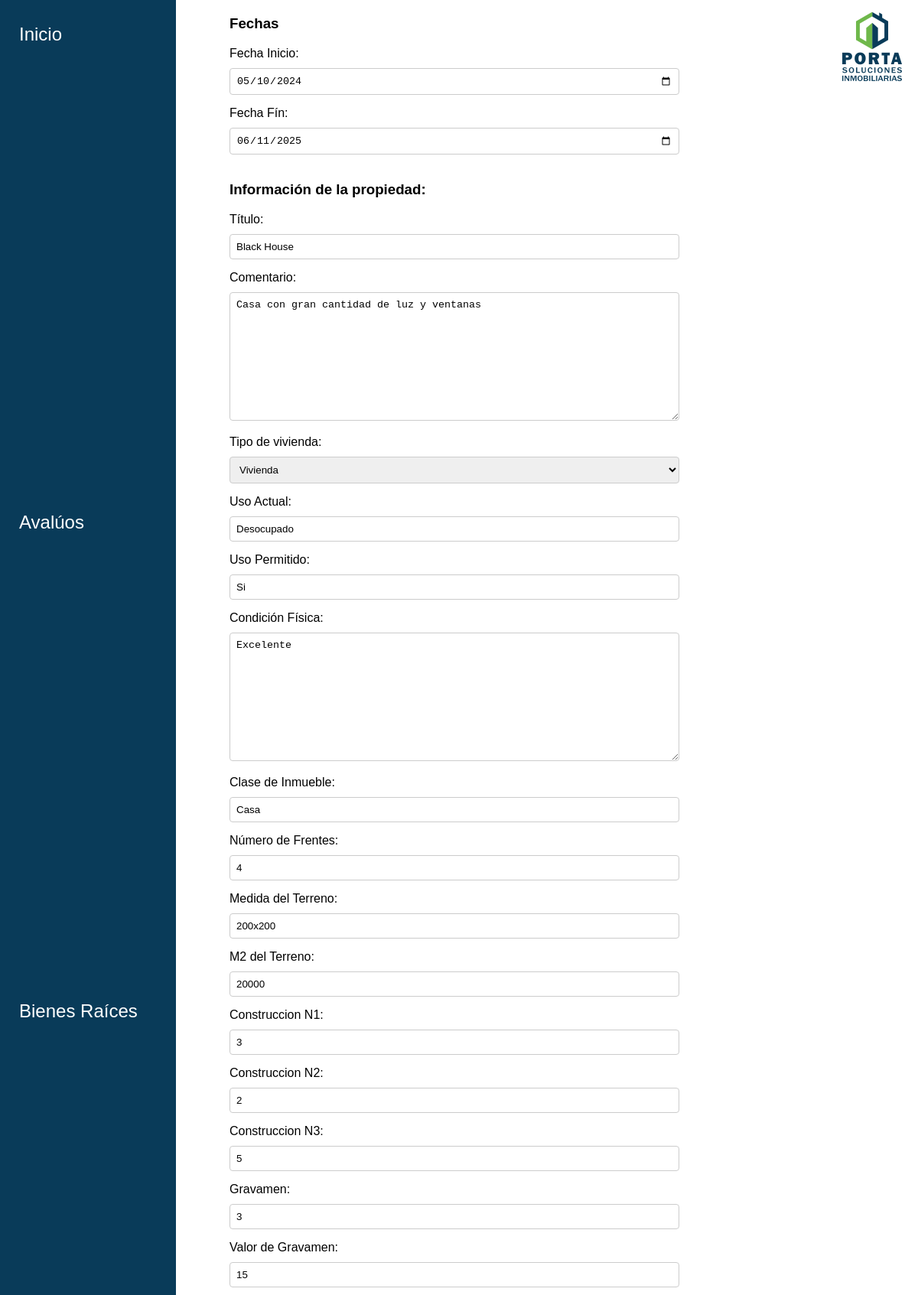
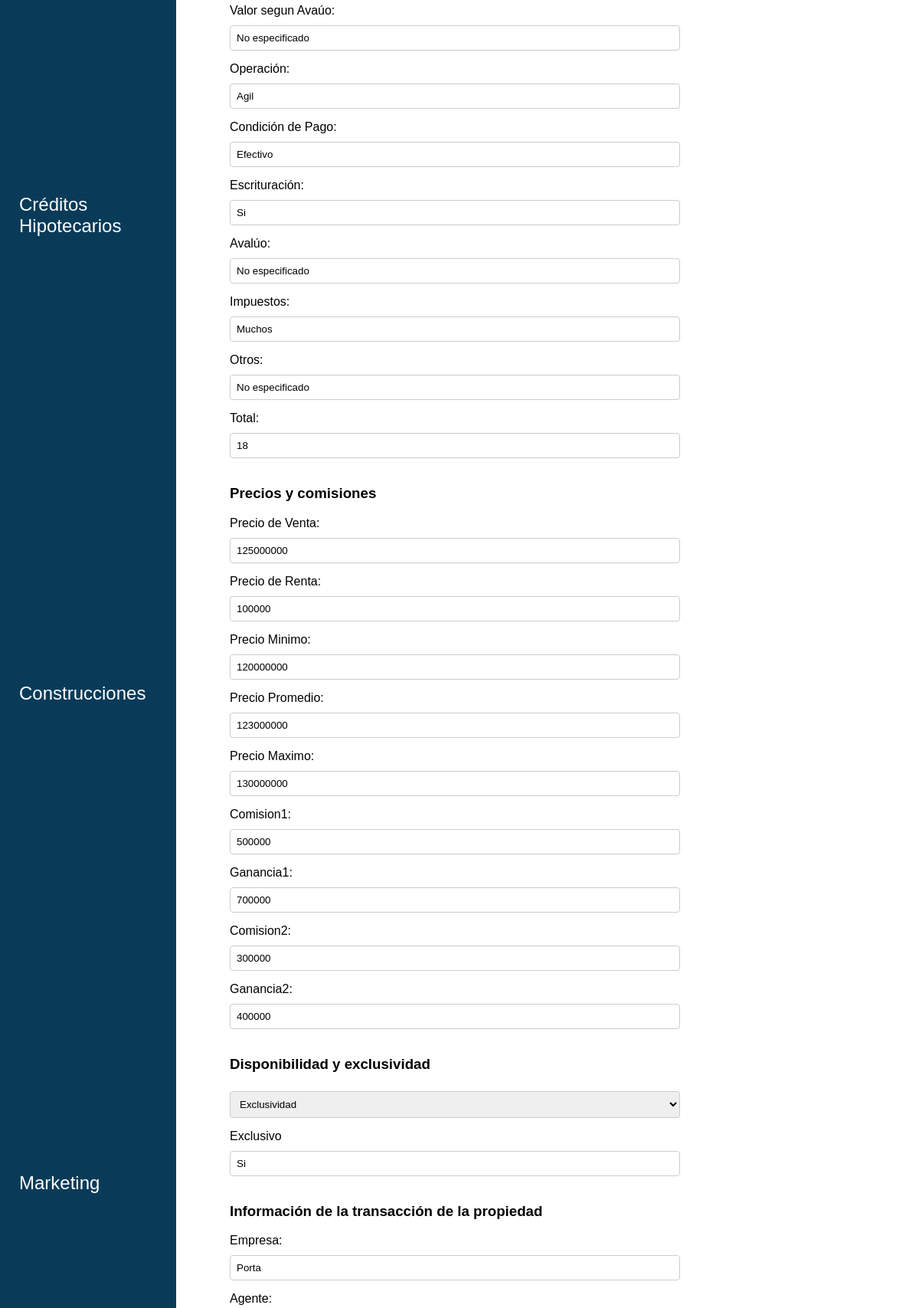
/editar/20 (upper part), run on the app's committed database (2 pictures, top to bottom).
### inmobiliaria_porta/models.py (models this page shows, shortened)
class vivienda(models.Model):
    id = models.AutoField(primary_key=True)
    fechaInicio = models.DateField()
    fechaTermino = models.DateField()
    empresa = models.CharField(max_length=100)
    agente = models.CharField(max_length=100)
    ocultarDir = models.BooleanField()
    exclusivo = models.CharField(max_length=100)
    titulo = models.CharField(max_length=100)
    cometario = models.CharField(max_length=100)
    tipoVivienda = models.CharField(max_length=100, default='Sin especificar')
    usoActual = models.CharField(max_length=100)
    usoPermitido = models.CharField(max_length=100)
    condicionFisica = models.CharField(max_length=100)
    precioVenta = models.CharField(max_length=100)
    precioRenta = models.CharField(max_length=100)
    precioMinimo = models.CharField(max_length=100)
    precioPromedio = models.CharField(max_length=100)
    precioMaximo = models.CharField(max_length=100)
    comision1 = models.CharField(max_length=100)
    ganancia1 = models.CharField(max_length=100)
    comision2 = models.CharField(max_length=100)
    ganancia2 = models.CharField(max_length=100)
    disponibilidad = models.CharField(max_length=100, default='Sin especificar')
    claseInmueble = models.CharField(max_length=100)
    numeroFrentes = models.IntegerField()
    medidaTerreno = models.CharField(max_length=100)
    m2Terreno = models.CharField(max_length=100)
    construccionN1 = models.CharField(max_length=100)
    construccionN2 = models.CharField(max_length=100)
    construccionN3 = models.CharField(max_length=100)
    gravamen = models.CharField(max_length=100)
    valorGravamen = models.CharField(max_length=100)
    valorSegunAvaluo = models.CharField(max_length=100)
    operacion = models.CharField(max_length=100)
    condicionPago = models.CharField(max_length=100)
    aceptaInfonavit = models.BooleanField()
    aceptaFovisste = models.BooleanField()
    propietario = models.CharField(max_length=100)
    claveCastratal = models.CharField(max_length=100)
    lote = models.CharField(max_length=100)
    manzana = models.CharField(max_length=100)
    cuentaAgua = models.BooleanField()
    autosEst = models.IntegerField()
    autosIndep = models.IntegerField()
    estacionamiento = models.CharField(max_length=100)
    cocheraElectrica = models.CharField(max_length=100)
    patio = models.CharField(max_length=100)
    asador = models.CharField(max_length=100)
    fuentes = models.CharField(max_length=100)
    jacuzzi = models.CharField(max_length=100)
    alberca = models.CharField(max_length=100)
    jardin = models.CharField(max_length=100)
    bodega = models.CharField(max_length=100)
    cisterna = models.CharField(max_length=100)
    tinaco = models.CharField(max_length=100)
    acCentral = models.BooleanField()
    proteccionVentana = models.BooleanField()
    persianaCortina = models.BooleanField()
    hidroneumatico = models.BooleanField()
    amueblado = models.BooleanField()
    piso1 = models.CharField(max_length=100)
    piso2 = models.CharField(max_length=100)
    piso3 = models.CharField(max_length=100)
    alarma = models.BooleanField()
    uriGoogleMaps = models.CharField(max_length=100)
    cocinaIntegral = models.CharField(max_length=100)
    vitropiso = models.CharField(max_length=100)
    closet = models.CharField(max_length=100)
    barda = models.CharField(max_length=100)
    patioEncementado = models.BooleanField()
    equipada = models.CharField(max_length=100)
    pais = models.CharField(max_length=100)
    estado = models.CharField(max_length=100)
    municipio = models.CharField(max_length=100)
    ciudad = models.CharField(max_length=100)
    colonia = models.CharField(max_length=100)
    codigoPostal = models.CharField(max_length=100)
    calle = models.CharField(max_length=100)
    numExterior = models.CharField(max_length=100)
    numInterior = models.CharField(max_length=100)
    entreCalle1 = models.CharField(max_length=100)
    entreCalle2 = models.CharField(max_length=100)
    nombreComplejo = models.CharField(max_length=100)
    escrituracion = models.CharField(max_length=100)
    avaluo = models.CharField(max_length=100)
    impuestos = models.CharField(max_length=100)
    otros = models.CharField(max_length=100)
    total = models.CharField(max_length=100)
    imagen = models.CharField(max_length=400)

### inmobiliaria_porta/views.py (the view)
# urls.py: path("editar/<int:id>", editar, name="edit"),
def editar(request, id):
    viviendas = vivienda.objects.get(pk=id)
    form = ViviendaForm(instance=viviendas)
    if request.method == 'POST':
        form = ViviendaForm(request.POST, instance=viviendas)
        if form.is_valid():
            form.save()
            return redirect('/propriety/')
    return render(request, 'proprietyCreate.html', {'form': form})

### templates/proprietyCreate.html (shortened to what this page needs)
{% extends 'baseDjango.html' %}
{% load static %}
{% block head %}
<link rel="stylesheet" type="text/css" href="{% static 'css/propriedades/proprietyCreate.css' %}">
{% endblock %}
{% block content %}
<div>
  <form method="post">
    <section>
      <h3>Fechas</h3>
      <label for='id_fechaInicio'>Fecha Inicio: </label>
      {{ form.fechaInicio }}
      <label for="fechaFin">Fecha Fín:</label>
      {{ form.fechaTermino}}
    </section>
    <section>
      <h3>Información de la propiedad:</h3>
      <label for="titulo">Título:</label>
      {{ form.titulo }}
      <label for="comentario">Comentario:</label>
      {{ form.cometario }}
      <label for="tipoVivienda">Tipo de vivienda:</label>
      {{ form.tipoVivienda }}
      <label for="usoActual">Uso Actual:</label>
      {{ form.usoActual }}
      <label for="usoPermitido">Uso Permitido:</label>
      {{ form.usoPermitido }}
      <label for="condicionFisica">Condición Física:</label>
      {{ form.condicionFisica }}
      <label for="claseInmueble">Clase de Inmueble:</label>
      {{ form.claseInmueble }}
      <label for="numeroFrentes">Número de Frentes:</label>
      {{ form.numeroFrentes }}
      <label for="medidaTerreno">Medida del Terreno:</label>
      {{ form.medidaTerreno }}
      <label for="m2Terreno">M2 del Terreno:</label>
      {{ form.m2Terreno }}
      <label for="construccionN1">Construccion N1:</label>
      {{ form.construccionN1 }}
      <label for="construccionN2">Construccion N2:</label>
      {{ form.construccionN2 }}
      <label for="construccionN3">Construccion N3:</label>
      {{ form.construccionN3 }}
      <label for="gravamen">Gravamen:</label>
      {{ form.gravamen }}
      <label for="valorGravamen">Valor de Gravamen:</label>
      {{ form.valorGravamen }}
      <label for="valorAvaluo">Valor segun Avaúo:</label>
      {{ form.valorSegunAvaluo }}
      <label for="operacion">Operación:</label>
      {{ form.operacion }}
      <label for="condicionPago">Condición de Pago:</label>
      {{ form.condicionPago }}
      <label for="escrituracion">Escrituración:</label>
      {{ form.escrituracion }}
      <label for="avaluo">Avalúo:</label>
      {{ form.avaluo }}
      <label for="impuestos">Impuestos:</label>
      {{ form.impuestos }}
      <label for="otros">Otros:</label>
      {{ form.otros }}
      <label for="total">Total:</label>
      {{ form.total }}
    </section>
    <section>
      <h3>Precios y comisiones</h3>
      <label for="precioVenta">Precio de Venta:</label>
      {{ form.precioVenta }}
      <label for="precioRenta">Precio de Renta:</label>
      {{ form.precioRenta }}
      <label for="precioMinimo">Precio Minimo:</label>
      {{ form.precioMinimo }}
      <label for="precioPromedio">Precio Promedio:</label>
      {{ form.precioPromedio }}
      <label for="precioMaximo">Precio Maximo:</label>
      {{ form.precioMaximo }}
      <label for="comision1">Comision1:</label>
      {{ form.comision1 }}
      <label for="ganancia1">Ganancia1:</label>
      {{ form.ganancia1 }}
      <label for="comision2">Comision2:</label>
      {{ form.comision2 }}
      <label for="ganancia2">Ganancia2:</label>
      {{ form.ganancia2 }}
    </section>
    <section>
      <h3>Disponibilidad y exclusividad</h3>
      {{ form.disponibilidad }}
      <label for="exclusivo">Exclusivo</label>
      {{ form.exclusivo }}
    </section>
    <section>
      <h3>Información de la transacción de la propiedad</h3>
      <label for="empresa">Empresa:</label>
      {{ form.empresa }}
      <label for="agente">Agente:</label>
    </section>
  </form>
</div>
{% endblock %}

### static/css/propriedades/proprietyCreate.css (style rules this page uses)
body { margin-top: 20px; font-family: Arial, sans-serif; }
form { width: 90%; max-width: 600px; margin: 0 auto; }
section { margin-bottom: 20px; }
label { display: block; margin-bottom: 5px; }
input[type="text"], input[type="number"], textarea, select, input[type="date"] { width: calc(100% - 12px); padding: 8px; margin-top: 5px; margin-bottom: 15px; border: 1px solid #ccc; border-radius: 4px; box-sizing: border-box; }

### data on the page
vivienda: fechaInicio "05/10/2024", fechaTermino "06/11/2025", titulo "Black House", cometario "Casa con gran cantidad de luz y ventanas", tipoVivienda "Vivienda", usoActual "Desocupado", usoPermitido "Si", condicionFisica "Excelente", claseInmueble "Casa", numeroFrentes "4", medidaTerreno "200x200", m2Terreno "20000", construccionN1 "3", construccionN2 "2", construccionN3 "5", gravamen "3", valorGravamen "15", valorSegunAvaluo "No especificado", operacion "Agil", condicionPago "Efectivo", escrituracion "Si", avaluo "No especificado", impuestos "Muchos", otros "No especificado", total "18", precioVenta "125000000", precioRenta "100000", precioMinimo "120000000", precioPromedio "123000000", precioMaximo "130000000", comision1 "500000", ganancia1 "700000", comision2 "300000", ganancia2 "400000", disponibilidad "Exclusividad", exclusivo "Si", empresa "Porta"
